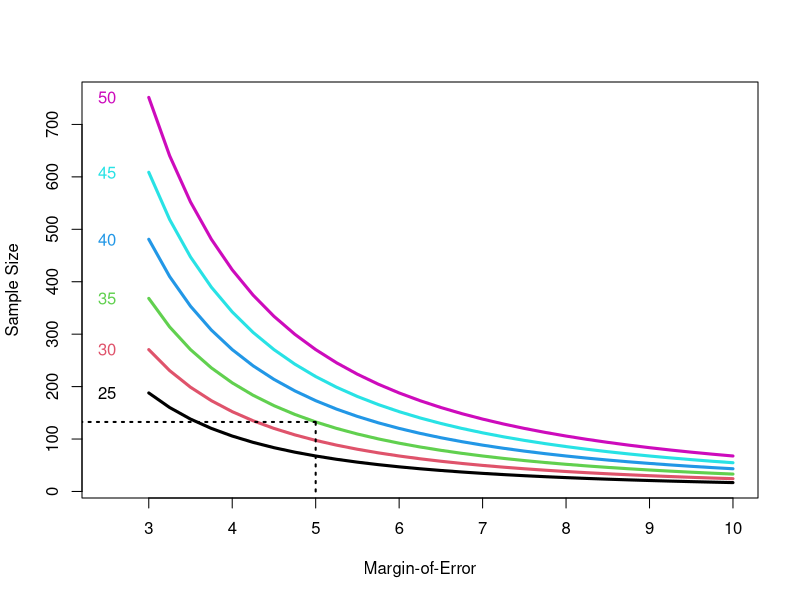
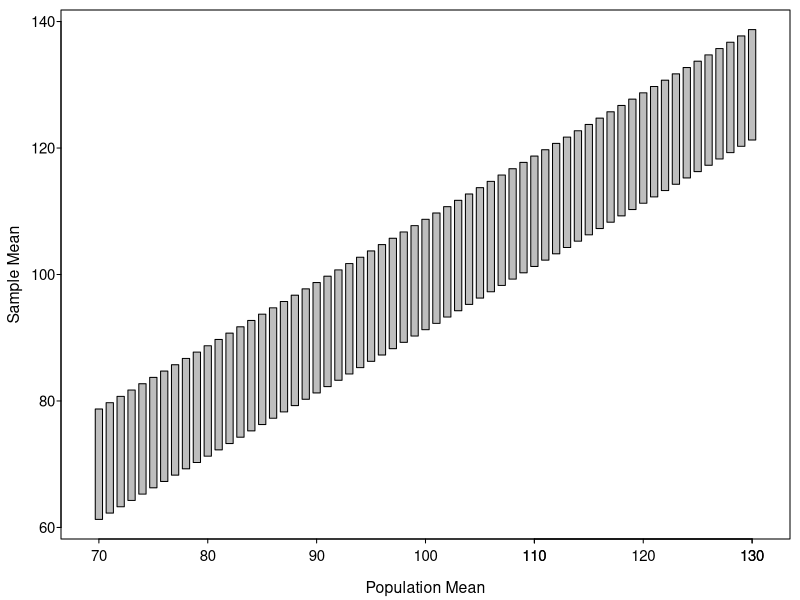

R code for these plots, in order:
## ---- chunk 1
sigma <- seq(25,50,5); me <- seq(3,10,0.25); z <- qnorm(0.95)
res <- matrix(0,nrow=length(me),ncol=length(sigma))
for (i in 1:length(sigma)) res[,i] <- (z*sigma[i]/me)^2
matplot(me,res,xlab="Margin-of-Error",ylab="Sample Size",type="l",lwd=3,lty=1,xlim=c(2.5,10),yaxt="n",xaxt="n")
axis(1,seq(3,10)); axis(2,seq(0,700,100))
for (i in 1:length(sigma)) { text(2.5,res[1,i],sigma[i],col=i)  }
lines(c(5,5),c(0,res[9,3]),lty=3,lwd=2)
lines(c(5,0),c(res[9,3],res[9,3]),lty=3,lwd=2)
## ---- chunk 2
par(mar=c(3.05,3.05,0.5,0.5),mgp=c(1.9,0.3,0),tcl=-0.2,las=1,
    cex.lab=0.95,cex.axis=0.9)
sigma <- 31.49; n <- 50; SE <- sigma/sqrt(n)
z <- qnorm(0.975); me <- z*SE
int <- 1; mu <- seq(70,130,int)
res <- matrix(0,nrow=length(mu),ncol=2)
for (i in 1:length(mu)) {
  res[i,1] <- mu[i]-me
  res[i,2] <- mu[i]+me
}

wid <- int/3
plot(0,0,xlim=c(min(mu)-int,max(mu)+int),ylim=range(res),
     xlab="Population Mean",ylab="Sample Mean")
axis(1,at=c(110,130))
for (i in 1:length(mu)) {
  px <- c(rep(mu[i]-wid,2),rep(mu[i]+wid,2),mu[i])
  py <- c(res[i,1],res[i,2],res[i,2],res[i,1],res[i,1])
  polygon(px,py,col="gray")
}
